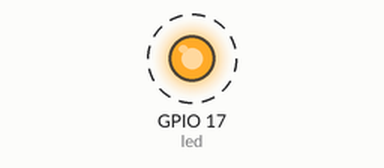
A program run on a simulated Raspberry Pi (BCM pin numbers). On the bench: output pins drawn as LEDs (lit = HIGH). Dashed ring = blinking. What the program prints to the terminal is not drawn.

Above: at 0.5 s.
Timing chart, 0 to 4.6 s (numbered marks = the images above):
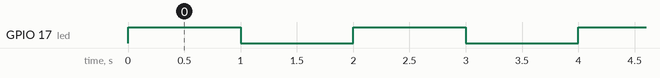

Measured:
- by itself, GPIO 17 (led): alternates HIGH for 1.0 s and LOW for 1.0 s

The program:

blink.py
```python
from gpiozero import LED
from signal import pause
from time import sleep

# Define the LED on GPIO pin 17
led = LED(17)

print("Blinking LED on GPIO 17... Press Ctrl+C to stop.")

try:
    while True:
        led.on()       # Turn the LED on
        sleep(1)       # Wait for 1 second
        led.off()      # Turn the LED off
        sleep(1)       # Wait for 1 second
except KeyboardInterrupt:
    # This handles the Ctrl+C exit cleanly
    print("\nStopping the blinker.")
```
